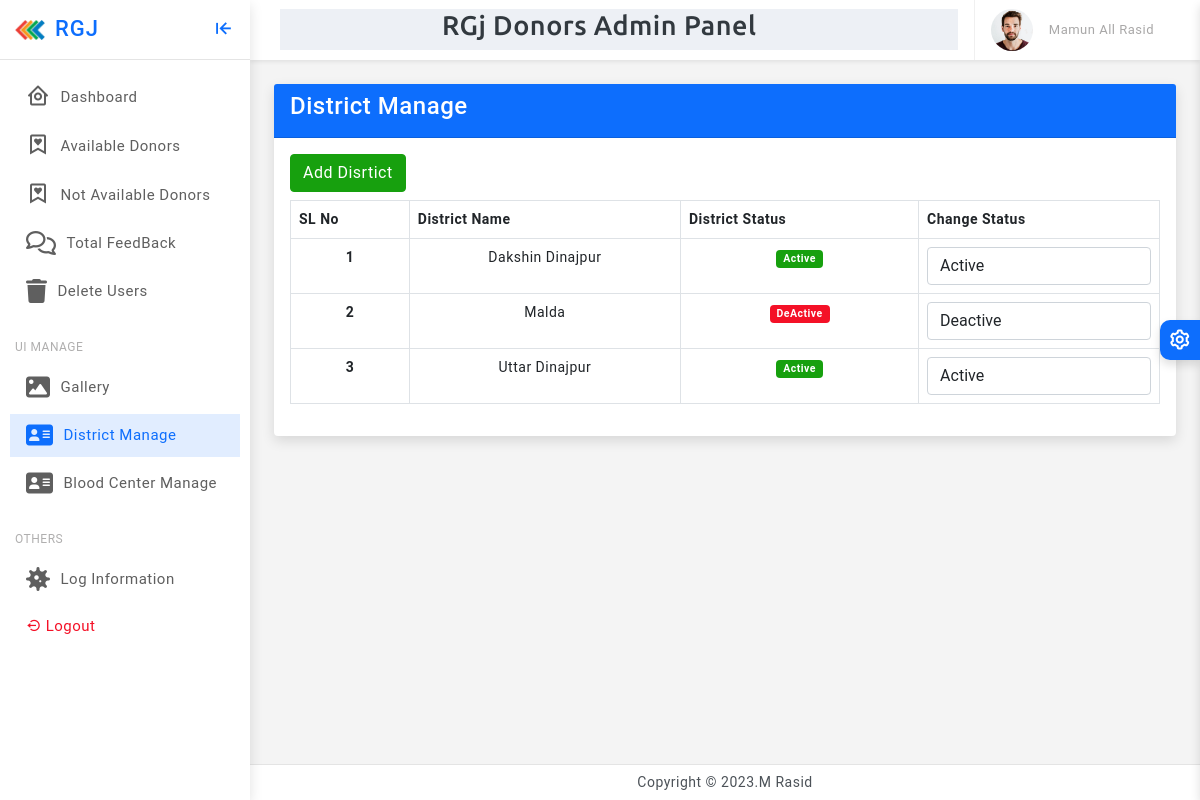
Page /admin/dashboard/district_manage.php (signed in) on the committed database.
### tables this page shows
CREATE TABLE `district_list` (
  `id` int(11) NOT NULL,
  `state_id` int(50) NOT NULL,
  `district_name` varchar(30) NOT NULL,
  `status` int(100) NOT NULL
);

### OOP_CLASS/class/common_class.php (called while the page is built, shortened)
<?php
class Main_Class extends UserInfo
{
	var $conn;
	public function __construct()
   {
    $this->conn= new mysqli(HOST,USERNAME,PASSWORD,DATABASE);
  }
    public function fetch_data($sql){
       $query= $this->conn->query($sql);
        if($query->num_rows>0)
        {
            $data = array();
            while($result = $query->fetch_array(MYSQLI_ASSOC))
             {
                $data[] = $result;
             }
          return $data;
        }
        else{
            return false;
        }
    }
}
?>

### admin/dashboard/district_manage.php (the view, shortened to what this page needs)
<?php
 include("Header.php");
 include("Sidebar.php");
 ?>
 <div class="page-wrapper">
                <div class="page-content">
                    <div class="row">
                        <div class="col-md-12">
                            <div class="card">
                                <div class="card-header bg-primary">
                                     <h4 class="text-white">District Manage</h4>
                                </div>
                                <div class="card-body">
                                <button class=" btn btn-success mb-2" onclick="showmodel()">Add Disrtict</button>
                               <div class="table-responsive">
                                <table id="table" class="table  table-bordered" style="width:100%">
                                   <thead>
                                    <tr>
                                      <th scope="col">SL No</th>
                                      <th scope="col">District Name</th>
                                      <th scope="col">District Status</th>
                                      <th scope="col">Change Status</th>
                                    </tr>
                                  </thead>
                                  <tbody class="text-center">
                                    <?php
                                        $sql="SELECT * FROM `district_list` ORDER BY `id` DESC";
                                        $result=$server->fetch_data($sql);
                                        $i=1;
                                        foreach($result As $data)
                                          {
                                        ?>
                                      <tr>
                                      <th scope="row"><?php echo $i++; ?></th>
                                      <td><?php echo $data['district_name']; ?></td>
                                      <td>
                                            <?php if ($data['status'] == '1') { ?>
                                                <span class="badge badge-success bg-success">Active</span>
                                            <?php } else { ?>
                                                <span class="badge badge-danger bg-danger">DeActive</span>
                                            <?php } ?>
                                        </td>
                                      <td>
                                      <select name="status" id="status" class="form-control" onchange="updateStatus('<?php echo $data['id'];?>', this.value, '../../Action/Admin/add_disrtict.php')">
                                            <option value="1" <?php echo ($data['status'] == '1') ? 'selected' : ''; ?>>Active</option>
                                            <option value="0" <?php echo ($data['status'] == '0') ? 'selected' : ''; ?>>Deactive</option>
                                        </select>
                                      </td>
                                    </tr>
                                    <?php
                                     }
                                    ?>
                                  </tbody>
                                </table>
                                </div>
                               </div>
                        </div>
                    </div>
                </div>
            </div>
<?php
  include("Footer.php");
   ?>

### Assets/Admin/assets/css/app.css (style rules this page uses)
body { font-size: 14px; color: #4c5258; letter-spacing: .5px; overflow-x:hidden; background-color: #f4f4f4; font-family: Roboto, sans-serif }
.page-wrapper { height: 100%; margin-top: 60px; margin-bottom: 30px; margin-left: 250px }
.page-content { padding: 1.5rem }

### rows in the picture
district_list: district_name "Dakshin Dinajpur", shows "Active", status "Active"
district_list: district_name "Malda", shows "DeActive", status "Deactive"
district_list: district_name "Uttar Dinajpur", shows "Active", status "Active"

### other values in the picture
$Admin_Name "Mamun All Rasid"
